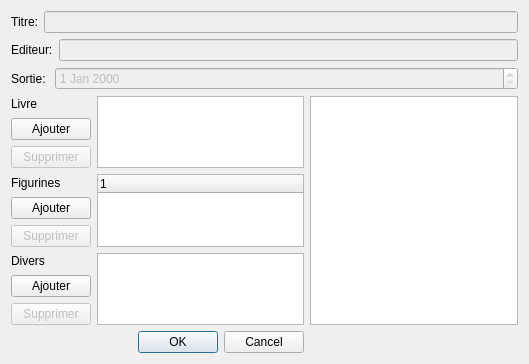
<?xml version="1.0" encoding="UTF-8"?>
<ui version="4.0">
 <class>FenetreJeuxFigurine</class>
 <widget class="QDialog" name="FenetreJeuxFigurine">
  <property name="geometry">
   <rect>
    <x>0</x>
    <y>0</y>
    <width>529</width>
    <height>364</height>
   </rect>
  </property>
  <property name="windowTitle">
   <string>Dialog</string>
  </property>
  <layout class="QGridLayout" name="gridLayout">
   <item row="4" column="1">
    <widget class="QTextBrowser" name="w_description"/>
   </item>
   <item row="9" column="0">
    <widget class="QDialogButtonBox" name="buttonBox">
     <property name="orientation">
      <enum>Qt::Horizontal</enum>
     </property>
     <property name="standardButtons">
      <set>QDialogButtonBox::Cancel|QDialogButtonBox::Ok</set>
     </property>
    </widget>
   </item>
   <item row="0" column="0" colspan="2">
    <layout class="QHBoxLayout" name="horizontalLayout">
     <item>
      <widget class="QLabel" name="l_nom">
       <property name="text">
        <string>Titre:</string>
       </property>
       <property name="alignment">
        <set>Qt::AlignRight|Qt::AlignTrailing|Qt::AlignVCenter</set>
       </property>
      </widget>
     </item>
     <item>
      <widget class="QLineEdit" name="w_nom">
       <property name="enabled">
        <bool>false</bool>
       </property>
       <property name="readOnly">
        <bool>true</bool>
       </property>
      </widget>
     </item>
    </layout>
   </item>
   <item row="4" column="0">
    <layout class="QGridLayout" name="gridLayout_2">
     <item row="0" column="0">
      <widget class="QLabel" name="l_livre">
       <property name="text">
        <string>Livre</string>
       </property>
      </widget>
     </item>
     <item row="6" column="0">
      <widget class="QLabel" name="l_divers">
       <property name="text">
        <string>Divers</string>
       </property>
      </widget>
     </item>
     <item row="0" column="1" rowspan="3">
      <widget class="QListWidget" name="w_livre">
       <property name="editTriggers">
        <set>QAbstractItemView::NoEditTriggers</set>
       </property>
      </widget>
     </item>
     <item row="3" column="0">
      <widget class="QLabel" name="l_figurines">
       <property name="text">
        <string>Figurines</string>
       </property>
      </widget>
     </item>
     <item row="5" column="0">
      <widget class="QPushButton" name="w_suppFig">
       <property name="enabled">
        <bool>false</bool>
       </property>
       <property name="text">
        <string>Supprimer</string>
       </property>
      </widget>
     </item>
     <item row="2" column="0">
      <widget class="QPushButton" name="w_suppLivre">
       <property name="enabled">
        <bool>false</bool>
       </property>
       <property name="text">
        <string>Supprimer</string>
       </property>
      </widget>
     </item>
     <item row="1" column="0">
      <widget class="QPushButton" name="w_addLivre">
       <property name="text">
        <string>Ajouter</string>
       </property>
      </widget>
     </item>
     <item row="4" column="0">
      <widget class="QPushButton" name="w_addFig">
       <property name="text">
        <string>Ajouter</string>
       </property>
      </widget>
     </item>
     <item row="8" column="0">
      <widget class="QPushButton" name="w_suppDivers">
       <property name="enabled">
        <bool>false</bool>
       </property>
       <property name="text">
        <string>Supprimer</string>
       </property>
      </widget>
     </item>
     <item row="7" column="0">
      <widget class="QPushButton" name="w_addDivers">
       <property name="text">
        <string>Ajouter</string>
       </property>
      </widget>
     </item>
     <item row="6" column="1" rowspan="3">
      <widget class="QListWidget" name="w_divers">
       <property name="editTriggers">
        <set>QAbstractItemView::NoEditTriggers</set>
       </property>
      </widget>
     </item>
     <item row="3" column="1" rowspan="3">
      <widget class="QTreeWidget" name="w_figurines">
       <property name="editTriggers">
        <set>QAbstractItemView::NoEditTriggers</set>
       </property>
      </widget>
     </item>
    </layout>
   </item>
   <item row="1" column="0" colspan="2">
    <layout class="QHBoxLayout" name="horizontalLayout_2">
     <item>
      <widget class="QLabel" name="l_editeur">
       <property name="text">
        <string>Editeur:</string>
       </property>
      </widget>
     </item>
     <item>
      <widget class="QLineEdit" name="w_editeur">
       <property name="enabled">
        <bool>false</bool>
       </property>
      </widget>
     </item>
    </layout>
   </item>
   <item row="2" column="0" colspan="2">
    <layout class="QHBoxLayout" name="horizontalLayout_3">
     <item>
      <widget class="QLabel" name="l_sortie">
       <property name="maximumSize">
        <size>
         <width>38</width>
         <height>16777215</height>
        </size>
       </property>
       <property name="text">
        <string>Sortie: </string>
       </property>
      </widget>
     </item>
     <item>
      <widget class="QDateEdit" name="w_sortie">
       <property name="enabled">
        <bool>false</bool>
       </property>
      </widget>
     </item>
    </layout>
   </item>
  </layout>
 </widget>
 <resources/>
 <connections>
  <connection>
   <sender>buttonBox</sender>
   <signal>accepted()</signal>
   <receiver>FenetreJeuxFigurine</receiver>
   <slot>accept()</slot>
   <hints>
    <hint type="sourcelabel">
     <x>248</x>
     <y>254</y>
    </hint>
    <hint type="destinationlabel">
     <x>157</x>
     <y>274</y>
    </hint>
   </hints>
  </connection>
  <connection>
   <sender>buttonBox</sender>
   <signal>rejected()</signal>
   <receiver>FenetreJeuxFigurine</receiver>
   <slot>reject()</slot>
   <hints>
    <hint type="sourcelabel">
     <x>316</x>
     <y>260</y>
    </hint>
    <hint type="destinationlabel">
     <x>286</x>
     <y>274</y>
    </hint>
   </hints>
  </connection>
 </connections>
</ui>
